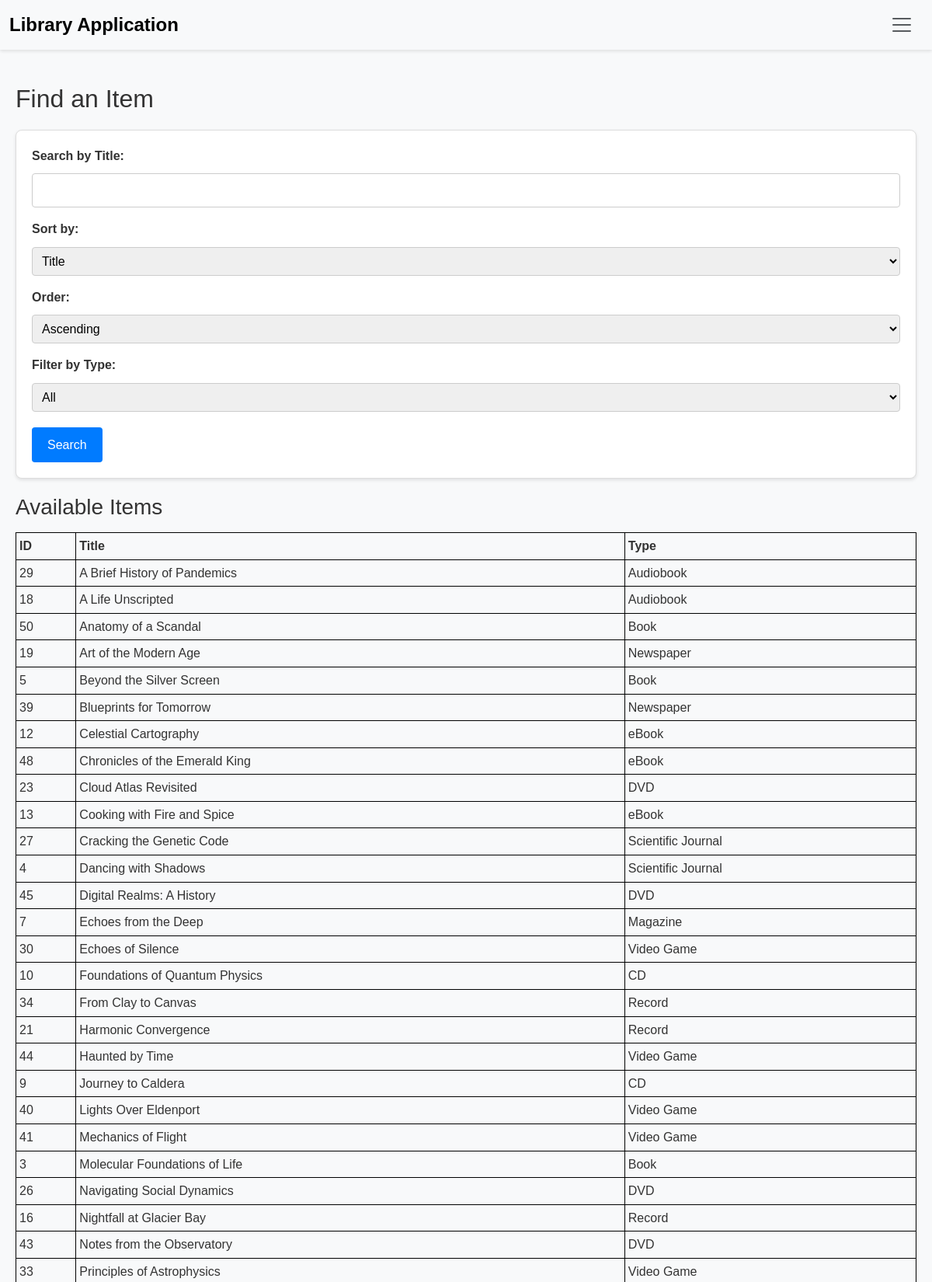
Page /find_item (upper part) on the committed database.
### tables this page shows
CREATE TABLE "Items" (
    item_id INTEGER PRIMARY KEY,
    item_type TEXT,
    title TEXT,
    CHECK (item_type IN ('Book', 'DVD', 'Scientific Journal', 'Audiobook', 'Magazine', 'Newspaper', 'eBook', 'CD', 'Record', 'Video Game'))
);

### app.py (the view)
@app.route('/find_item', methods=['GET'])
def find_item():
    item_types = ['Book', 'DVD', 'Scientific Journal', 'Audiobook', 'Magazine', 'Newspaper', 'eBook', 'CD', 'Record', 'Video Game']
    search_term = request.args.get('search_term', '')
    sort_by = request.args.get('sort_by', 'title')  # default sort by title
    sort_order = request.args.get('sort_order', 'asc')  # default ascending
    filter_type = request.args.get('filter_type', '')
    order_column = {
        'id': 'item_id',
        'title': 'title',
        'type': 'item_type'
    }.get(sort_by, 'title')
    filter_clause = ""
    params = ['%' + search_term + '%']
    if filter_type:
        filter_clause = " AND item_type = ?"
        params.append(filter_type)
    available_query = f"""
        SELECT * FROM Items
        WHERE title LIKE ? {filter_clause}
          AND item_id NOT IN (
              SELECT item_id FROM Borrowings WHERE return_date IS NULL
          )
        ORDER BY {order_column} {sort_order.upper()}
    """
    unavailable_query = f"""
        SELECT DISTINCT Items.* FROM Items
        JOIN Borrowings ON Items.item_id = Borrowings.item_id
        WHERE title LIKE ? {filter_clause}
          AND Borrowings.return_date IS NULL
        ORDER BY {order_column} {sort_order.upper()}
    """
    conn = get_db_connection()
    available_items = conn.execute(available_query, params).fetchall()
    unavailable_items = conn.execute(unavailable_query, params).fetchall()
    conn.close()
    return render_template('find_item.html',
                           available_items=available_items,
                           unavailable_items=unavailable_items,
                           search_term=search_term,
                           sort_by=sort_by,
                           sort_order=sort_order,
                           filter_type=filter_type,
                           item_types=item_types)

### app.py (called while the page is built)
def get_db_connection():
    conn = sqlite3.connect(DATABASE, timeout=10)  # Waits up to 10 seconds if the database is locked
    conn.row_factory = sqlite3.Row
    return conn

### templates/find_item.html (shortened to what this page needs)
{% extends "base.html" %}
{% block content %}
  <h2>Find an Item</h2>
<form method="GET" action="{{ url_for('find_item') }}" id="controlsForm">
  <div>
    <label for="search_term">Search by Title:</label>
    <input type="text" id="search_term" name="search_term" value="{{ search_term|default('') }}">
  </div>
  <div>
    <label for="sort_by">Sort by:</label>
    <select id="sort_by" name="sort_by" onchange="document.getElementById('controlsForm').submit();">
      <option value="title" {% if sort_by == 'title' %}selected{% endif %}>Title</option>
    </select>
  </div>
  <div>
    <label for="sort_order">Order:</label>
    <select id="sort_order" name="sort_order" onchange="document.getElementById('controlsForm').submit();">
      <option value="asc" {% if sort_order == 'asc' %}selected{% endif %}>Ascending</option>
    </select>
  </div>
  <div>
    <label for="filter_type">Filter by Type:</label>
    <select id="filter_type" name="filter_type" onchange="document.getElementById('controlsForm').submit();">
      <option value="" {% if filter_type == '' %}selected{% endif %}>All</option>
    </select>
  </div>
  <button type="submit">Search</button>
</form>
  <h3>Available Items</h3>
  {% if available_items|length == 0 %}
    <p>No available items found.</p>
  {% else %}
    <table>
      <thead>
        <tr>
          <th>ID</th>
          <th>Title</th>
          <th>Type</th>
        </tr>
      </thead>
      <tbody>
        {% for item in available_items %}
          <tr>
            <td>{{ item['item_id'] }}</td>
            <td>{{ item['title'] }}</td>
            <td>{{ item['item_type'] }}</td>
          </tr>
        {% endfor %}
      </tbody>
    </table>
  {% endif %}
  <br></br>
{% endblock %}

### static/css/style.css (style rules this page uses)
* { margin: 0; padding: 0; box-sizing: border-box; }
body { font-family: Arial, sans-serif; background-color: #f8f9fa; color: #333; line-height: 1.6; }
table { border-collapse: collapse; width: 100%; margin-top: 15px; }
th, td { border: 1px solid #000; padding: 4px; text-align: left; vertical-align: top; }
form { margin: 20px auto; padding: 20px; background-color: #fff; border: 1px solid #ddd; border-radius: 8px; box-shadow: 0 2px 4px rgba(0, 0, 0, 0.1); }
label { display: block; margin-bottom: 5px; font-weight: bold; }
select, input[type="date"], input, textarea { width: 100%; padding: 8px; border: 1px solid #ccc; border-radius: 4px; }
button[type="submit"] { display: inline-block; padding: 10px 20px; background-color: #007bff; border: none; border-radius: 4px; color: #fff; font-size: 1rem; cursor: pointer; transition: background-color 0.3s ease; }
form div { margin-bottom: 15px; }
form label { font-weight: bold; }
form input[type="text"], form select, form button { padding: 8px; margin-top: 5px; margin-right: 10px; border: 1px solid #ccc; border-radius: 4px; }

### rows in the picture
Items: item_id "29", title "A Brief History of Pandemics", item_type "Audiobook"
Items: item_id "18", title "A Life Unscripted", item_type "Audiobook"
Items: item_id "50", title "Anatomy of a Scandal", item_type "Book"
Items: item_id "19", title "Art of the Modern Age", item_type "Newspaper"
Items: item_id "5", title "Beyond the Silver Screen", item_type "Book"
Items: item_id "39", title "Blueprints for Tomorrow", item_type "Newspaper"
Items: item_id "12", title "Celestial Cartography", item_type "eBook"
Items: item_id "48", title "Chronicles of the Emerald King", item_type "eBook"
Items: item_id "23", title "Cloud Atlas Revisited", item_type "DVD"
Items: item_id "13", title "Cooking with Fire and Spice", item_type "eBook"
Items: item_id "27", title "Cracking the Genetic Code", item_type "Scientific Journal"
Items: item_id "4", title "Dancing with Shadows", item_type "Scientific Journal"
Items: item_id "45", title "Digital Realms: A History", item_type "DVD"
Items: item_id "7", title "Echoes from the Deep", item_type "Magazine"
Items: item_id "30", title "Echoes of Silence", item_type "Video Game"
Items: item_id "10", title "Foundations of Quantum Physics", item_type "CD"
Items: item_id "34", title "From Clay to Canvas", item_type "Record"
Items: item_id "21", title "Harmonic Convergence", item_type "Record"
Items: item_id "44", title "Haunted by Time", item_type "Video Game"
Items: item_id "9", title "Journey to Caldera", item_type "CD"
Items: item_id "40", title "Lights Over Eldenport", item_type "Video Game"
Items: item_id "41", title "Mechanics of Flight", item_type "Video Game"
Items: item_id "3", title "Molecular Foundations of Life", item_type "Book"
Items: item_id "26", title "Navigating Social Dynamics", item_type "DVD"
Items: item_id "16", title "Nightfall at Glacier Bay", item_type "Record"
Items: item_id "43", title "Notes from the Observatory", item_type "DVD"
Items: item_id "33", title "Principles of Astrophysics", item_type "Video Game"
